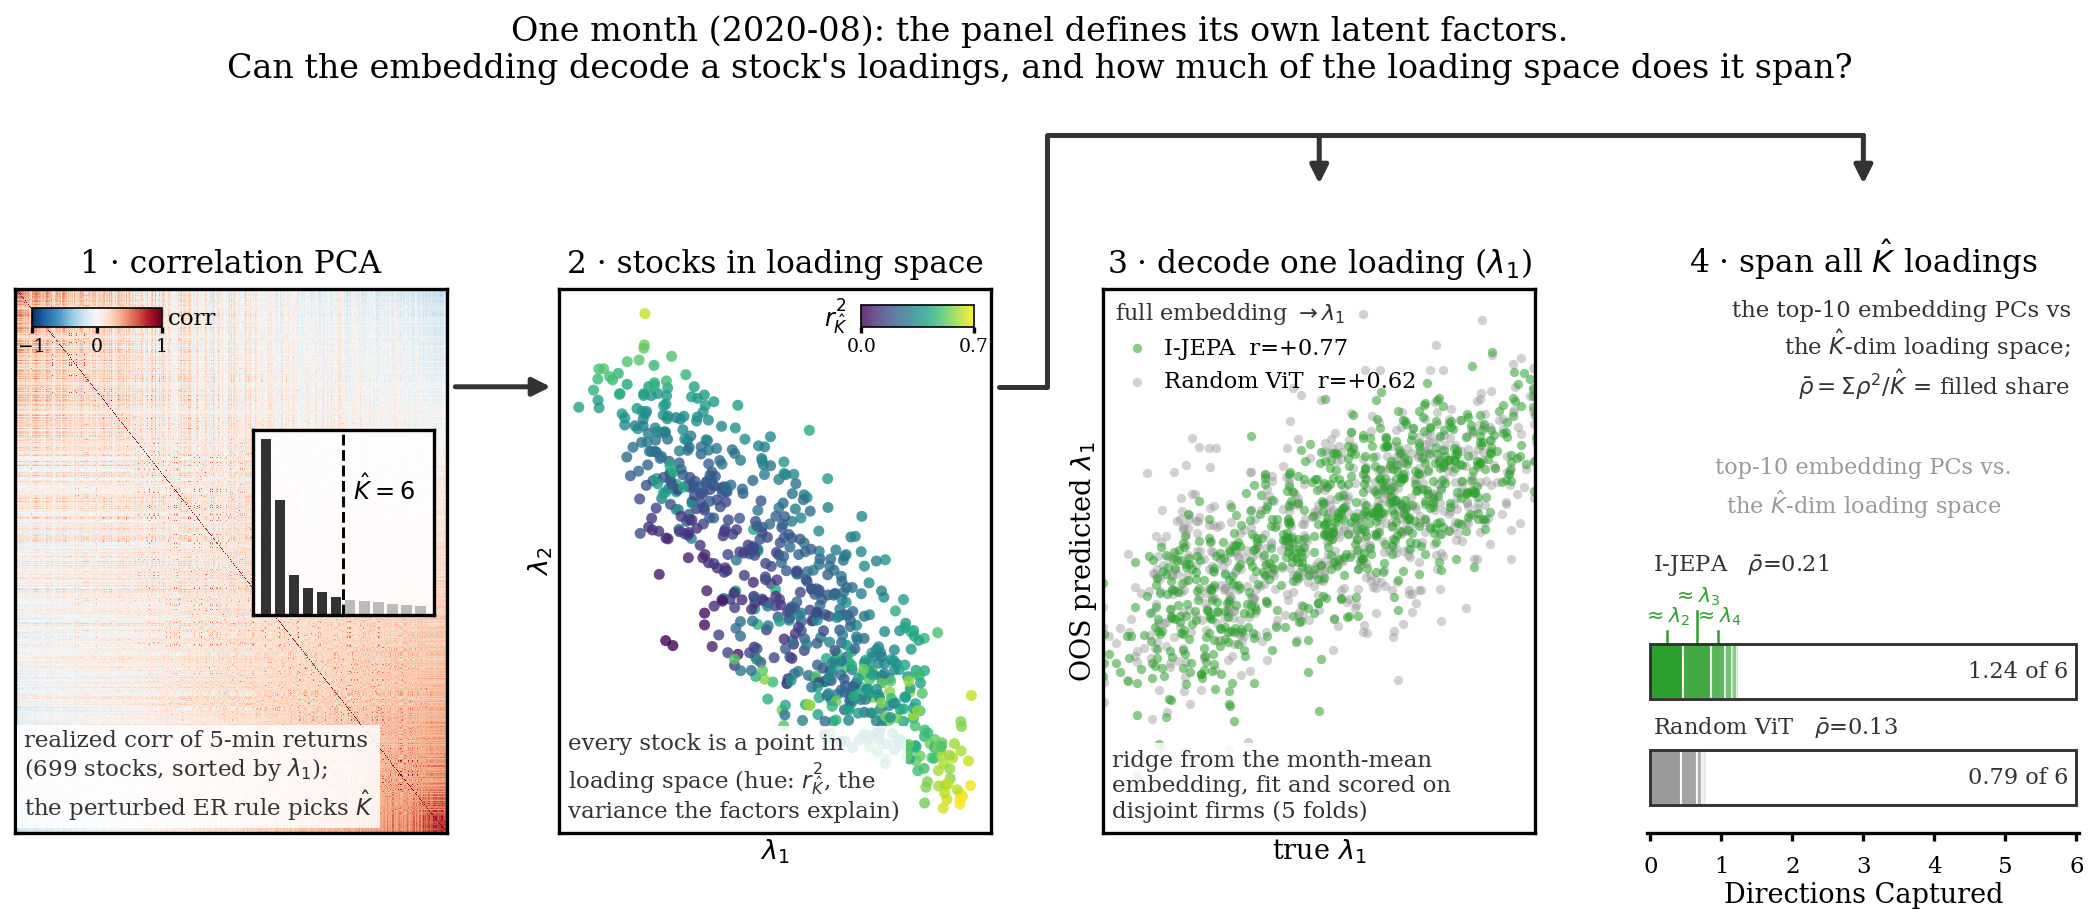

Reproduce this figure in Python.
"""Explainer strip for the Pelger factor-structure analyses.

One real month. Panels 1 -> 2 are a pipeline: the panel's 5-min returns
define a correlation matrix whose PCA gives the month's latent factors
(perturbed-ER count K_hat) and every stock becomes a point in loading
space. Panels 3 and 4 then FORK off panel 2 — two independent questions
about that same loading space, drawn as a fork and not as a chain:

  3  decode (decode_loadings.py) — can a ridge on the WHOLE month-mean
     embedding predict ONE loading, lambda_1, out of fold (folds split by
     gvkey firm)? Is the information recoverable at all?
  4  subspace alignment (subspace_alignment.py) — how many of the K_hat
     loading directions do the embedding's top-10 PCs actually reach?
     sum_k rho_k^2 is the effective number of shared dimensions, so
     rhobar = sum(rho^2)/K_hat is drawn as a filled fraction of a K_hat-wide
     box, with 200 row permutations as the chance row. Is the factor
     structure PROMINENT in the embedding, not merely present?

The two are easy to conflate and were: panel 4 used to plot per-direction
rho^2 bars, whose first bar has sqrt = 0.86 against panel 3's r = 0.87, so
the panel read as a restatement of its neighbour. It is not — panel 4's
leading direction resembles lambda_3, and lambda_1 is the axis the top-10
PCs capture WORST (0.51 against the full embedding's 0.87). Reporting
panel 4 as a COUNT OF DIRECTIONS removes the false comparison; the
nearest-loading table this script prints backs the claim.

Every number in the figure is the analysis scripts' own construction on
this month — the harness pieces are imported from decode_loadings.py /
pelger.py, not re-derived. (Fold draws use a fresh rng(0) for the single
month, so the annotated r can differ from the multi-month JSON in the
third decimal.)

All inputs come from factor_structure_cache + ff_fullday_cache — no GPU.

Run:
    uv run plots/latent_eval/factors/factor_diagram.py            # annotated
    uv run plots/latent_eval/factors/factor_diagram.py --clean    # paper

--clean drops the captions and the suptitle and writes
factor_diagram_clean.{png,pdf}; caption.md is its prose.
"""
from __future__ import annotations

import argparse
import sys
from pathlib import Path

import matplotlib.pyplot as plt
import numpy as np
import pandas as pd
from matplotlib.lines import Line2D
from matplotlib.patches import FancyArrowPatch, Rectangle
from sklearn.linear_model import Ridge

HERE = Path(__file__).resolve().parent
sys.path.insert(0, str(HERE))
sys.path.insert(0, str(HERE.parents[1]))

from style import SERIES_STYLES, WIDTH_FULL, apply_style, save_figure  # noqa: E402

from decode_loadings import (  # noqa: E402
    FF_CACHE, FS_CACHE, GVKEY, firm_ids, month_grid,
)
from pelger import generalized_correlations  # noqa: E402
from subspace_alignment import J, N_PERM, emb_centroids, top_pcs  # noqa: E402

INK = "#333333"
GRAY = "#999999"
MODEL_COLOR = SERIES_STYLES["ijepa"]["color"]

# Panels 3 and 4 are SIBLINGS, not a chain, and their titles have to carry
# the contrast that used to be invisible: 3 decodes ONE loading axis from
# the WHOLE embedding; 4 asks how much of the WHOLE loading space the
# embedding's top-10 PCs span. Without "one" vs "all K_hat" in the titles,
# panel 4 reads as panel 3 with more bars.
TITLES = [
    "1 · correlation PCA",
    "2 · stocks in loading space",
    r"3 · decode one loading ($\lambda_1$)",
    r"4 · span all $\hat K$ loadings",
]
# --clean: identical geometry and identical numbers, no in-panel captions
# and no suptitle — the slide/paper version where the titles carry the
# whole explanation and caption.md carries the definitions. Same convention
# as fixed_panel/metric_diagram.py --clean.
CLEAN_TITLES = [
    "Realized Correlation PCA",
    "Stocks in Loading Space",
    r"Decode One Loading ($\lambda_1$)",
    r"Span All $\hat K$ Loadings",
]


def month_returns(ym):
    """Standardized increment matrix Z (M x N), exactly as estimate_factors
    builds it: drop the 09:30->09:35 increment, drop zero-QV names,
    standardize each stock by sqrt of its realized quadratic variation."""
    z = np.load(FS_CACHE / f"panel_{ym}.npz")
    mids = z["mids"]
    T, D, marks = mids.shape
    r = np.log(mids[:, :, 2:]) - np.log(mids[:, :, 1:-1])
    X = r.reshape(T, D * (marks - 2)).T
    q = (X ** 2).sum(0)
    keep = q > 0
    X, tickers = X[:, keep], z["tickers"][keep]
    return X / np.sqrt(q[keep])[None, :], tickers, z


def cv_predict(X, Y, folds):
    """decode_loadings.cv_r, returning the OOS predictions instead of r."""
    X = (X - X.mean(0)) / (X.std(0) + 1e-9)
    P = np.full_like(Y, np.nan)
    for f in range(5):
        tr, te = folds != f, folds == f
        pred = Ridge(alpha=100.0).fit(X[tr], Y[tr]).predict(X[te])
        P[te] = np.asarray(pred).reshape(int(te.sum()), -1)
    return P


def pearson(a, b):
    return float(np.corrcoef(a, b)[0, 1])


def main():
    ap = argparse.ArgumentParser(description=__doc__)
    ap.add_argument("--month", default="2020-08",
                    help="one of the 31 reported months; the 6-month SSL "
                         "embeddings are cached for those only")
    ap.add_argument("--model", default="ijepa_6mo")
    ap.add_argument("--model-label", default="I-JEPA")
    ap.add_argument("--clean", action="store_true",
                    help="titles only: drop the captions and the suptitle, "
                         "write factor_diagram_clean")
    args = ap.parse_args()
    ym = args.month
    clean = args.clean
    apply_style()

    # With the captions gone nothing competes for the panel interior, so the
    # clean variant can afford larger axis furniture.
    fs_label = 8.0 if clean else 6.5
    fs_leg = 6.5 if clean else 5.4
    fs_tick = 6.5 if clean else 5.5

    fz = np.load(FS_CACHE / f"factors_{ym}.npz")
    K = max(int(fz["k_total"][1]), 1)
    lam, evals, r2_k = fz["lam_total"], fz["evals_total"], fz["r2_k"]
    lam_lut = {t: i for i, t in enumerate(fz["tickers"])}

    Z, _, pz = month_returns(ym)
    C_mat = Z.T @ Z                       # realized correlation, diag = 1
    order = np.argsort(lam[:, 0])
    N = len(order)

    gm, t_codes, t_uniq, d_codes, d_uniq, mid_mat = month_grid(ym)
    n_t = len(t_uniq)
    days_per = np.bincount(t_codes, minlength=n_t)
    idx = np.array([i for i, t in enumerate(t_uniq) if t in lam_lut])
    rows = np.array([lam_lut[t_uniq[i]] for i in idx])
    Y1 = lam[rows, 0]
    firms = firm_ids(t_uniq[idx], ym, pd.read_parquet(GVKEY))
    uf, uf_inv = np.unique(firms, return_inverse=True)
    rng = np.random.default_rng(0)
    folds = rng.permutation(len(uf)) % 5
    folds = folds[uf_inv]

    def month_mean_emb(series):
        return emb_centroids(ym, series, t_codes, n_t, days_per)[idx]

    E_model = month_mean_emb(args.model)
    E_floor = month_mean_emb("randvit_s0")
    Ycol = Y1[:, None]
    P_model = cv_predict(E_model, Ycol, folds)[:, 0]
    P_floor = cv_predict(E_floor, Ycol, folds)[:, 0]
    r_model, r_floor = pearson(Y1, P_model), pearson(Y1, P_floor)

    # subspace alignment, subspace_alignment.py's exact construction
    Lam = lam[rows, :K] - lam[rows, :K].mean(0)
    rng_p = np.random.default_rng(0)
    perms = [rng_p.permutation(len(idx)) for _ in range(N_PERM)]
    P_model_pcs = top_pcs(E_model, J)
    rho_model, tot_model, _, W_lam = generalized_correlations(
        P_model_pcs, Lam, return_vectors=True)
    rho_floor = np.mean([
        generalized_correlations(top_pcs(month_mean_emb(f"randvit_s{s}"), J),
                                 Lam)[0] ** 2
        for s in range(5)], axis=0)
    null = np.array([
        generalized_correlations(P_model_pcs, Lam[p])[0] ** 2 for p in perms])
    rhobar_model = tot_model / K
    rhobar_floor = rho_floor.sum() / K

    print(f"[{ym}] N={N} K={K}  decode tot1: {args.model} "
          f"{r_model:+.3f} vs floor {r_floor:+.3f}  "
          f"rhobar {rhobar_model:.3f} vs floor {rhobar_floor:.3f}")

    # Which raw loading axis does each canonical direction resemble? Panel 4's
    # bar 1 is NOT panel 3's lambda_1 — the numbers happen to look alike
    # (rho_1 = 0.86 against panel 3's r = 0.87) and a reader who squares the
    # bar concludes the panels restate each other. Printed for caption.md;
    # the mapping is encoder-specific (each series gets its own rotation),
    # so it is deliberately NOT drawn as a shared x-tick label.
    V = Lam @ W_lam
    print("  canonical direction -> nearest raw loading "
          f"({args.model_label}):")
    nearest_lam = []
    for k in range(K):
        c = np.array([abs(np.corrcoef(V[:, k], Lam[:, j])[0, 1])
                      for j in range(K)])
        nearest_lam.append(int(c.argmax()) + 1)
        print(f"    dir {k+1}: rho^2={rho_model[k] ** 2:.3f}  "
              f"~lam{int(c.argmax()) + 1} (|r|={c.max():.2f})  "
              + " ".join(f"lam{j+1}:{c[j]:.2f}" for j in range(K)))
    print(f"  chance (200 row permutations of Lambda): "
          f"{null.mean(0)[:K].sum():.3f} of {K} "
          f"(rhobar {null.mean(0)[:K].sum() / K:.4f}) -- computed and cited in "
          f"caption.md, no longer drawn")
    gap = rho_model[:K] ** 2 - rho_floor[:K]
    print(f"  rhobar gap {gap.sum() / K:+.3f}; directions 1-2 carry "
          f"{100 * gap[:2].sum() / gap.sum():.0f}% of it")

    # ── figure ────────────────────────────────────────────────────────────
    # Taller than the panels need: the fork that distributes panel 2 into
    # panels 3 and 4 runs in a band above the titles.
    fig, axes = plt.subplots(1, 4, figsize=(WIDTH_FULL, 2.55 if clean else 3.1))
    fig.subplots_adjust(wspace=0.26, top=0.78 if clean else 0.70,
                        bottom=0.145 if clean else 0.115,
                        left=0.012, right=0.995)

    def caption(ax, text, right=False, top=False):
        if clean:
            return
        x, ha = (0.98, "right") if right else (0.02, "left")
        y, va = (0.98, "top") if top else (0.02, "bottom")
        ax.text(x, y, text, transform=ax.transAxes, fontsize=5.5,
                color=INK, ha=ha, va=va, zorder=10,
                bbox=dict(facecolor="white", edgecolor="none", alpha=0.85,
                          pad=1.5))

    titles = CLEAN_TITLES if clean else TITLES

    def title(ax, k):
        ax.set_title(titles[k], fontsize=9 if clean else 7.5, pad=4)

    # ---- panel 1: correlation matrix + scree with the K_hat cut ----
    ax = axes[0]
    ax.imshow(C_mat[np.ix_(order, order)], cmap="RdBu_r", vmin=-1, vmax=1,
              interpolation="nearest", aspect="auto", rasterized=True)
    ax.set_xticks([]), ax.set_yticks([])
    ins = ax.inset_axes([0.55, 0.40, 0.42, 0.34])
    top = 12
    ins.bar(np.arange(1, K + 1), evals[:K], color=INK, width=0.75)
    ins.bar(np.arange(K + 1, top + 1), evals[K:top], color="#bbbbbb",
            width=0.75)
    ins.axvline(K + 0.5, color="black", lw=0.7, ls="--")
    ins.text(K + 1.2, evals[0] * 0.66, rf"$\hat K={K}$", fontsize=5.8)
    ins.set_xticks([]), ins.set_yticks([])
    ins.patch.set_alpha(0.9)
    ccax = ax.inset_axes([0.04, 0.93, 0.30, 0.035])
    ccb = fig.colorbar(ax.images[0], cax=ccax, orientation="horizontal")
    ccb.set_ticks([-1, 0, 1])
    ccb.ax.tick_params(labelsize=fs_tick - 1, length=1.5, pad=1)
    ccb.outline.set_linewidth(0.4)
    ax.text(0.355, 0.945, "corr", transform=ax.transAxes,
            fontsize=fs_tick, ha="left", va="center")
    caption(ax, f"realized corr of 5-min returns\n"
                f"({N} stocks, sorted by $\\lambda_1$);\n"
                "the perturbed ER rule picks $\\hat K$")
    title(ax, 0)

    # ---- panel 2: the loading-space scatter ----
    ax = axes[1]
    sc = ax.scatter(lam[:, 0], lam[:, 1], c=r2_k, cmap="viridis",
                    s=7, alpha=0.8, linewidth=0, rasterized=True)
    ax.set_xticks([]), ax.set_yticks([])
    ax.set_xlabel(r"$\lambda_1$", fontsize=fs_label, labelpad=1)
    ax.set_ylabel(r"$\lambda_2$", fontsize=fs_label, labelpad=1)
    cax = ax.inset_axes([0.70, 0.93, 0.26, 0.04])
    cb = fig.colorbar(sc, cax=cax, orientation="horizontal")
    cb.set_ticks([float(r2_k.min()), float(r2_k.max())])
    cb.ax.set_xticklabels([f"{r2_k.min():.1f}", f"{r2_k.max():.1f}"])
    cb.ax.tick_params(labelsize=fs_tick - 1, length=1.5, pad=1)
    cb.outline.set_linewidth(0.4)
    ax.text(0.67, 0.95, r"$r^2_{\hat K}$", transform=ax.transAxes,
            fontsize=7.0 if clean else 5.8, ha="right", va="center")
    caption(ax, "every stock is a point in\n"
                "loading space (hue: $r^2_{\\hat K}$, the\n"
                "variance the factors explain)")
    title(ax, 1)

    # ---- panel 3: OOS decode scatter ----
    ax = axes[2]
    lims = np.percentile(Y1, [0.5, 99.5])
    ax.scatter(Y1, P_floor, s=5, color=GRAY, alpha=0.45, linewidth=0,
               rasterized=True, label=f"Random ViT  r={r_floor:+.2f}")
    ax.scatter(Y1, P_model, s=5, color=MODEL_COLOR, alpha=0.55, linewidth=0,
               rasterized=True,
               label=f"{args.model_label}  r={r_model:+.2f}")
    ax.set_xlim(lims), ax.set_yticks([]), ax.set_xticks([])
    ax.set_xlabel(r"true $\lambda_1$", fontsize=fs_label, labelpad=1)
    ax.set_ylabel(r"OOS predicted $\lambda_1$", fontsize=fs_label, labelpad=1)
    # model first, floor second — the same reading order as panel 4's bars.
    # The legend title carries the half of the contrast with panel 4 that the
    # panel title cannot: this panel gets the WHOLE embedding, panel 4 only
    # its top-10 PCs.
    h, l = ax.get_legend_handles_labels()
    leg = ax.legend(h[::-1], l[::-1], loc="upper left", fontsize=fs_leg,
                    frameon=False, handletextpad=0.2, borderaxespad=0.1,
                    title=r"full embedding $\rightarrow \lambda_1$",
                    title_fontsize=fs_leg)
    leg.get_title().set_color(INK)
    leg._legend_box.align = "left"
    caption(ax, "ridge from the month-mean\n"
                "embedding, fit and scored on\n"
                "disjoint firms (5 folds)")
    title(ax, 2)

    # ---- panel 4: how much of the K_hat-dim loading space is spanned ----
    # sum_k rho_k^2 is the effective number of dimensions the two spans share,
    # so rhobar = sum/K_hat is a FILLED FRACTION of a K_hat-wide box. Drawn
    # that way the panel answers in DIRECTIONS OUT OF K_hat, a quantity no
    # reader can confuse with panel 3's correlation. The previous form —
    # per-direction rho^2 bars — could not survive beside panel 3: sqrt of
    # its first bar was 0.86 against panel 3's r = 0.87, so the panel read as
    # a restatement of its neighbour. (It is not: that direction resembles
    # lambda_3, and lambda_1 is the axis these PCs capture WORST. See the
    # nearest-loading table this script prints, and caption.md.)
    ax = axes[3]
    # TWO ROWS, NOT THREE. The permutation null was dropped from the figure
    # (still computed, printed above, and cited in caption.md): both encoders
    # sit an order of magnitude above it, so it never was the operative
    # comparison -- the untrained floor is -- and it cost a third of the
    # panel. The space buys a subtitle saying what the bar IS, taller bars,
    # and room for the per-direction tags. If someone asks whether the
    # in-sample CCA manufactures the alignment, the answer is the printed
    # 0.06 of 5, said out loud.
    rows = [
        (1, rho_model[:K] ** 2, MODEL_COLOR, args.model_label, rhobar_model),
        (0, rho_floor[:K], GRAY, "Random ViT", rhobar_floor),
    ]
    bh = 0.52
    # A segment is a CANONICAL DIRECTION, and those are rotations of the
    # loading space -- direction 1 is not lambda_1. The model row therefore
    # carries the raw loading each of its directions most resembles, which is
    # the single thing a reader gets wrong about this panel: here direction 1
    # is ~lambda_3 and lambda_1 is the axis these PCs capture WORST. Only
    # segments wide enough to hold a tag get one; the tail is a tie with the
    # floor anyway (directions 1-2 carry 92% of the gap).
    LABEL_MIN = 0.15
    for y0, vals, col, lab, rbar in rows:
        left = 0.0
        is_model = rbar is not None and lab == args.model_label
        for k, v in enumerate(vals):
            # shade down the ordered directions so the segmentation reads as
            # 1st, 2nd, ... rather than as one undifferentiated bar
            ax.barh(y0, v, left=left, height=bh, color=col, zorder=2,
                    alpha=1.0 - 0.11 * k, edgecolor="white", lw=0.5)
            if is_model and v >= LABEL_MIN:
                # Staggered heights with leaders: the labelled segments are
                # the two widest and they are still only ~0.2 in apart, so
                # side-by-side tags overlap.
                xm = left + v / 2
                h = 0.12 + 0.19 * (k % 2)
                ax.plot([xm, xm], [y0 + bh / 2, y0 + bh / 2 + h],
                        color=col, lw=0.6, zorder=3, clip_on=False)
                ax.text(xm, y0 + bh / 2 + h + 0.03,
                        rf"$\approx\lambda_{{{nearest_lam[k]}}}$",
                        fontsize=fs_leg - 0.5, color=col, ha="center",
                        va="bottom", zorder=4)
            left += v
        ax.add_patch(Rectangle((0, y0 - bh / 2), K, bh, facecolor="none",
                               edgecolor=INK, lw=0.7, zorder=3))
        tag = lab if rbar is None else rf"{lab}   $\bar\rho$={rbar:.2f}"
        ax.text(0.04, y0 + bh / 2 + (0.62 if is_model else 0.10), tag,
                fontsize=fs_leg, color=INK if rbar is not None else GRAY,
                ha="left", va="bottom")
        ax.text(K - 0.12, y0, f"{vals.sum():.2f} of {K}", fontsize=fs_leg,
                color=INK if rbar is not None else GRAY,
                ha="right", va="center", zorder=4)
    # What the bar is, in the space the null row used to occupy. The clean
    # variant is otherwise caption-free by design; this one line is the
    # exception, because "1.42 of 5" is meaningless without it.
    ax.text(K / 2, 3.02, f"top-{J} embedding PCs vs.\n"
                         rf"the $\hat K$-dim loading space",
            fontsize=fs_leg, color=GRAY, ha="center", va="top",
            linespacing=1.35)
    ax.set_xlim(-0.04, K + 0.04)
    ax.set_ylim(-0.52, 3.05 if clean else 4.60)
    ax.set_xticks(np.arange(K + 1))
    ax.set_yticks([])
    ax.tick_params(labelsize=fs_tick, length=2)
    for sp in ("left", "right", "top"):
        ax.spines[sp].set_visible(False)
    ax.set_xlabel("Directions Captured", fontsize=fs_label, labelpad=1)
    caption(ax, "the top-10 embedding PCs vs\n"
                "the $\\hat K$-dim loading space;\n"
                "$\\bar\\rho=\\Sigma\\rho^2/\\hat K$ = filled share",
            right=True, top=True)
    title(ax, 3)

    # ---- flow: 1 -> 2 is a pipeline step, 2 -> {3, 4} is a FORK ----
    # Panels 3 and 4 are two INDEPENDENT questions about the same loading
    # space (decode_loadings.py and subspace_alignment.py, separate scripts,
    # neither consuming the other). The old chain of four identical arrows
    # said "pipeline" and made readers hunt for what panel 4 adds to panel 3.
    pos = [a.get_position() for a in axes]
    y = pos[0].y0 + 0.82 * (pos[0].y1 - pos[0].y0)

    def arrow(xy0, xy1):
        fig.add_artist(FancyArrowPatch(
            xy0, xy1, transform=fig.transFigure, arrowstyle="-|>",
            mutation_scale=9, color=INK, lw=1.2, shrinkA=0, shrinkB=0))

    arrow((pos[0].x1 + 0.004, y), (pos[1].x0 - 0.004, y))

    # The fork rises out of the 2|3 gap and runs over panel 3's title, so it
    # can drop into both siblings from the same stem.
    y_bracket = 0.945 if clean else 0.865
    y_head = y_bracket - 0.052
    x_stem = 0.5 * (pos[1].x1 + pos[2].x0)
    x3 = 0.5 * (pos[2].x0 + pos[2].x1)
    x4 = 0.5 * (pos[3].x0 + pos[3].x1)
    fig.add_artist(Line2D(
        [pos[1].x1 + 0.004, x_stem, x_stem, x4],
        [y, y, y_bracket, y_bracket],
        transform=fig.transFigure, color=INK, lw=1.2,
        solid_capstyle="round", solid_joinstyle="round"))
    for x in (x3, x4):
        arrow((x, y_bracket), (x, y_head))

    if not clean:
        fig.suptitle(
            f"One month ({ym}): the panel defines its own latent factors.\n"
            "Can the embedding decode a stock's loadings, and how much of "
            "the loading space does it span?",
            fontsize=8.0, y=0.995,
        )
    stem = "factor_diagram" + ("_clean" if clean else "")
    written = save_figure(fig, HERE / stem)
    plt.close(fig)
    for pth in written:
        print(f"Saved {pth}")


if __name__ == "__main__":
    main()
